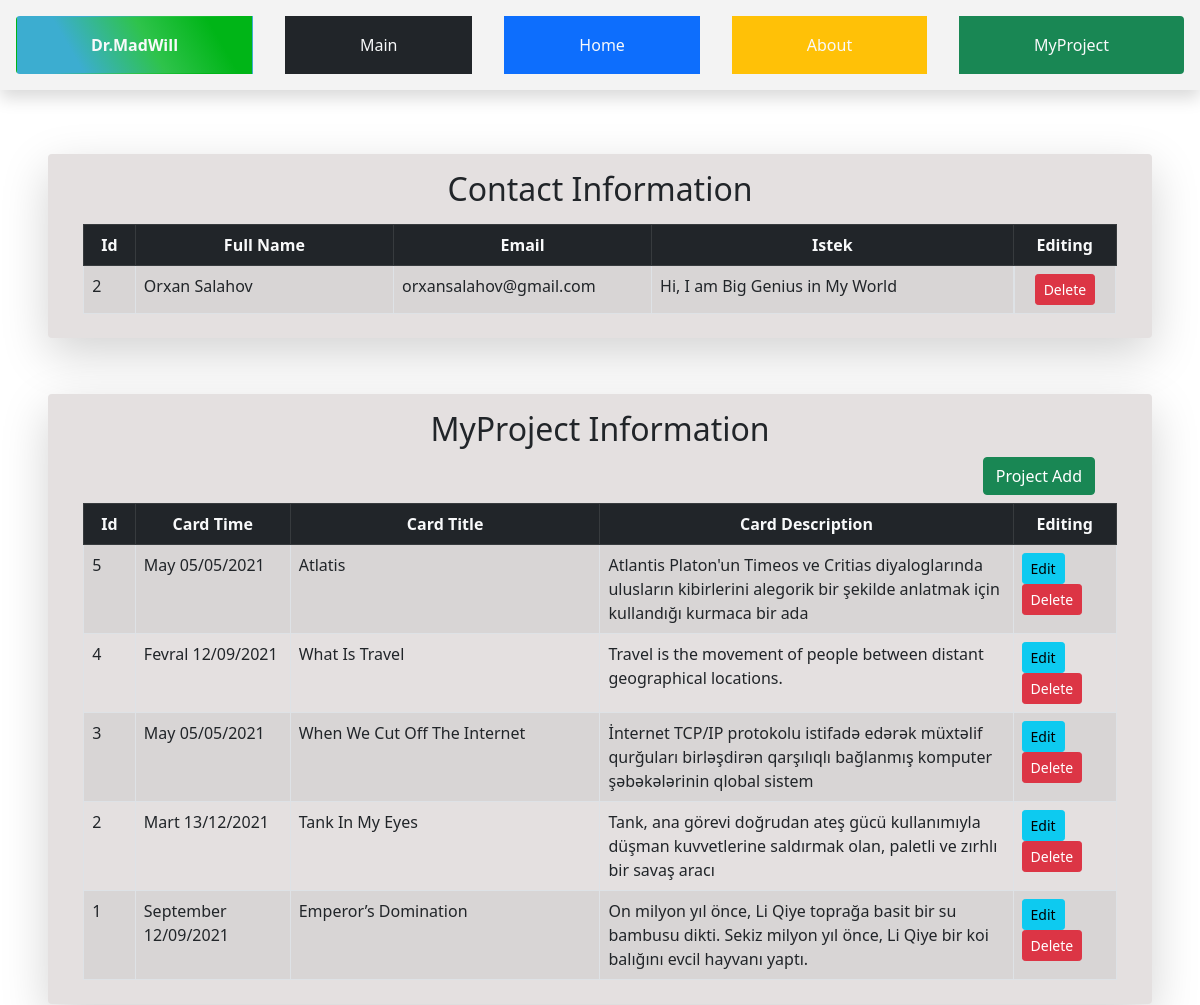
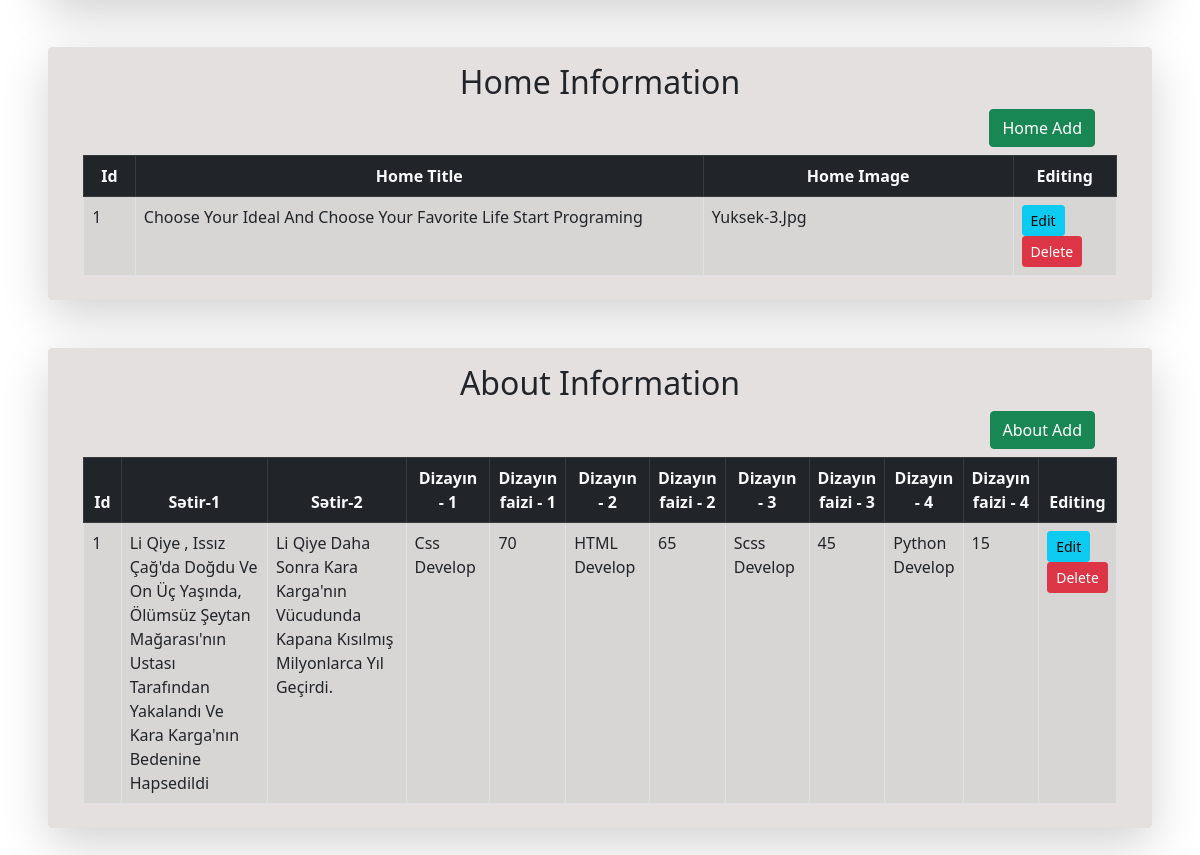
/admin/main, run on the app's committed database (2 pictures, top to bottom).
### postd/models.py (models this page shows, shortened)
class Contactin(db.Model):
    id = db.Column(db.Integer, primary_key=True)
    fulname = db.Column(db.String(25), nullable=False)
    email = db.Column(db.String(50), nullable=False)
    message = db.Column(db.String(200), nullable=False)

class Projectin(db.Model):
    id = db.Column(db.Integer, primary_key=True)
    protime = db.Column(db.String(25), nullable=False)
    protitle = db.Column(db.String(50), nullable=False)
    prosortcut = db.Column(db.String(80), nullable=False)
    proimg=db.Column(db.String(100))

class Homein(db.Model):
    id = db.Column(db.Integer, primary_key=True)
    info = db.Column(db.String(80), nullable=False)
    infoimg=db.Column(db.String(100))

class Aboutin(db.Model):
    id = db.Column(db.Integer, primary_key=True)
    aboutinfo1 = db.Column(db.String(160), nullable=False)
    aboutinfo2 = db.Column(db.String(160), nullable=False)
    disgen1 = db.Column(db.String(25),nullable=False)
    disgen1interest = db.Column(db.Integer,nullable=False)
    disgen2 = db.Column(db.String(25),nullable=False)
    disgen2interest = db.Column(db.Integer,nullable=False)
    disgen3 = db.Column(db.String(25),nullable=False)
    disgen3interest = db.Column(db.Integer,nullable=False)
    disgen4 = db.Column(db.String(25),nullable=False)
    disgen4interest = db.Column(db.Integer,nullable=False)
    disgen5 = db.Column(db.String(25),nullable=False)
    disgen5interest = db.Column(db.Integer,nullable=False)
    aboutinfoimg=db.Column(db.String(100))

### postd/routes.py (the view)
@app.route('/admin/main',methods=['GET','POST'])
def adminmain():
    contact=Contactin.query.all()
    contact=contact[::-1]
    home=Homein.query.all()
    home=home[::-1]
    project=Projectin.query.all()
    project=project[::-1]
    about=Aboutin.query.all()
    about=about[::-1]
    return render_template('admin/adminmain.html',contact=contact,home=home,about=about,project=project)

### postd/templates/admin/adminmain.html (shortened to what this page needs)
{% extends "admin/baseadmin.html" %}
{% block content %}
<div  class="d-flex mt-5  flex-column align-items-center">
    <div style="width:92%;background-color: #e4e0e0;"  class="d-flex mt-3 mb-2 p-2 rounded shadow-lg flex-column align-items-center" >
        <div class="d-flex mt-2 justify-content-center">
            <h2 >Contact Information </h2>
        </div>
        <table style="width: 95%;" class=" mt-2  table table-hover table-striped table-bordered">
            <thead class="table-dark text-light">
                <tr style="text-align: center;" >
                    <th style="width:5% ;">Id </th>
                    <th class="w-25">Full Name</th>
                    <th class="w-25">Email</th>
                    <th>Istek</th>
                    <th style="width: 10%;" >Editing</th>
                </tr>
            </thead>
            <tbody>
                {% for info in contact %}
                    <tr>
                        <td> {{info.id}} </td>
                        <td class="text-capitalize">{{info.fulname}}</td>
                        <td>{{info.email}}</td>
                        <td>{{info.message}}</td>
                        <td class="d-flex justify-content-center" >
                            <button type="button" class="btn btn-sm btn-danger" data-toggle="modal" data-target="#cexampleModalCenter{{info.id}}">
                                Delete
                              </button>
                        </td>
                    </tr>
                {% endfor %}
            </tbody>
        </table>
    </div>
    <div style="width:92%;background-color: #e4e0e0;"  class="d-flex mt-5 p-2 rounded shadow-lg flex-column align-items-center" >
        <div class="d-flex mt-2 justify-content-center">
            <h2 >MyProject Information </h2>
        </div>
        <div style="width: 91%;" class="d-flex justify-content-end">
            <a class="btn btn-success " href="{{url_for('adminpro')}}">Project Add</a>
        </div>
        <table style="width: 95%;" class=" mt-2  table table-hover table-striped table-bordered">
            <thead class="table-dark text-light">
                <tr style="text-align: center;" >
                    <th style="width:5% ;" >Id</th>
                    <th style="width:15% ;">Card Time</th>
                    <th style="width:30% ;" >Card Title</th>
                    <th>Card Description</th>
                    <th style="width: 10%;" >Editing</th>
                </tr>
            </thead>
            <tbody>
                {% for info in project %}
                    <tr>
                        <td> {{info.id}} </td>
                        <td class="text-capitalize" >{{info.protime}}</td>
                        <td class="text-capitalize" >{{info.protitle}}</td>
                        <td>{{info.prosortcut}}</td>
                        <td>
                            <a class="btn  btn-info btn-sm btn" href="">Edit</a>
                            <button type="button" class="btn btn-sm btn-danger" data-toggle="modal" data-target="#pexampleModalCenter{{info.id}}">
                                Delete
                              </button>
                        </td>
                    </tr>
                {% endfor %}
            </tbody>
        </table>
    </div>
    <div style="width:92%;background-color: #e4e0e0;"  class="d-flex mt-5 p-2 rounded shadow-lg flex-column align-items-center" >
        <div class="d-flex mt-2 justify-content-center">
            <h2 >Home Information </h2>
        </div>
        <div style="width: 91%;" class="d-flex justify-content-end">
            <a class="btn btn-success " href="{{url_for('adminhome')}}">Home Add</a>
        </div>
        <table style="width: 95%;" class=" mt-2  table table-hover table-striped table-bordered">
            <thead class="table-dark text-light">
                <tr style="text-align: center;" >
                    <th style="width:5% ;" >Id</th>
                    <th >Home Title</th>
                    <th style="width: 30%;">Home Image</th>
                    <th style="width: 10%;" >Editing</th>
                </tr>
            </thead>
            <tbody>
                {% for info in home %}
                    <tr>
                        <td> {{info.id}} </td>
                        <td class="text-capitalize" >{{info.info}}</td>
                        <td class="text-capitalize" >{{info.infoimg}}</td>
                        <td>
                            <a class="btn  btn-info btn-sm btn" href="">Edit</a>
                            <button type="button" class="btn btn-sm btn-danger" data-toggle="modal" data-target="#hexampleModalCenter{{info.id}}">
                                Delete
                              </button>
                        </td>
                    </tr>
                {% endfor %}
            </tbody>
        </table>
    </div>
    <div style="width:92%;background-color: #e4e0e0;"  class="d-flex mt-5 p-2 rounded shadow-lg flex-column align-items-center" >
        <div class="d-flex mt-2 justify-content-center">
            <h2 >About Information </h2>
        </div>
        <div style="width: 91%;" class="d-flex justify-content-end">
            <a class="btn btn-success " href="{{url_for('adminabout')}}">About Add</a>
        </div>
        <table style="width: 95%;" class=" mt-2  table table-hover table-striped table-bordered">
            <thead class="table-dark text-light">
                <tr style="text-align: center;" >
                    <th style="width:5% ;" >Id</th>
                    <th style="width:25% ;">Sətir-1</th>
                    <th style="width:25% ;">Sətir-2</th>
                    <th style="width:10% ;" >Dizayın - 1</th>
                    <th style="width:3% ;">Dizayın faizi - 1</th>
                    <th style="width:10% ;" >Dizayın - 2</th>
                    <th style="width:3% ;">Dizayın faizi - 2</th>
                    <th style="width:10% ;" >Dizayın - 3</th>
                    <th style="width:3% ;">Dizayın faizi - 3</th>
                    <th style="width:10% ;" >Dizayın - 4</th>
                    <th style="width:3% ;">Dizayın faizi - 4</th>
                    <th style="width: 10%;" >Editing</th>
                </tr>
            </thead>
            <tbody>
                {% for info in about %}
                    <tr>
                        <td> {{info.id}} </td>
                        <td class="text-capitalize" >{{info.aboutinfo1}}</td>
                        <td class="text-capitalize" >{{info.aboutinfo2}}</td>
                        <td class="text-capitalize" >{{info.disgen1}}</td>
                        <td class="text-capitalize" >{{info.disgen1interest}}</td>
                        <td class="text-capitalize" >{{info.disgen2}}</td>
                        <td class="text-capitalize" >{{info.disgen2interest}}</td>
                        <td class="text-capitalize" >{{info.disgen3}}</td>
                        <td class="text-capitalize" >{{info.disgen3interest}}</td>
                        <td class="text-capitalize" >{{info.disgen4}}</td>
                        <td class="text-capitalize" >{{info.disgen4interest}}</td>
                        <td>
                            <a class="btn  btn-info btn-sm btn" href="">Edit</a>
                            <button type="button" class="btn btn-sm btn-danger" data-toggle="modal" data-target="#aexampleModalCenter{{info.id}}">
                                Delete
                              </button>
                        </td>
                    </tr>
                {% endfor %}
            </tbody>
        </table>
    </div>
</div>
{% endblock %}

### postd/templates/admin/baseadmin.html (shortened to what this page needs)
<!DOCTYPE html>
<html lang="en">
<head>
  <link rel="stylesheet" href="https://stackpath.bootstrapcdn.com/bootstrap/5.0.0-alpha1/css/bootstrap.min.css">
</head>
<body class="m-0 p-0">
  {% include 'admin/include/navbar.html' %}
    {% block content %}
    {% endblock %}
  </body>
</html>

### postd/templates/admin/include/navbar.html
<div style="background-color: #f3f3f3;  " class="btn-group zindex-sticky shadow d-flex justify-content-center sticky-top  !spacing" role="group" aria-label="Basic example">
    <a style="background-image: linear-gradient(60deg, rgba(60,173,208,1) 25%, rgba(46,195,75,1) 56%, rgba(0,181,23,1) 83%); font-weight:800 ;" class="btn d-inline-block py-3 px-4  text-light m-3" href="{{url_for('main')}}">Dr.MadWill</a>
    <a class="btn d-inline-block py-3 px-4 bg-dark text-light m-3" href="{{url_for('adminmain')}}">Main</a>
    <a class="btn d-inline-block py-3 px-4 bg-primary text-light m-3" href="{{url_for('adminhome')}}">Home</a>
    <a class="btn d-inline-block py-3 px-4 bg-warning text-light m-3" href="{{url_for('adminabout')}}">About</a>
    <a class="btn d-inline-block py-3 px-4 bg-success text-light m-3" href="{{url_for('adminpro')}}">MyProject</a>
</div>

### data on the page
Contactin: id "2", fulname "Orxan Salahov", email "orxansalahov@gmail.com", message "Hi, I am Big Genius in My World"
Projectin: id "5", protime "May 05/05/2021", protitle "Atlatis", prosortcut "Atlantis Platon'un Timeos ve Critias diyaloglarında ulusların kibirlerini alegorik bir şekilde anlatmak için kullandığı kurmaca bir ada"
Projectin: id "4", protime "Fevral 12/09/2021", protitle "What Is Travel", prosortcut "Travel is the movement of people between distant geographical locations."
Projectin: id "3", protime "May 05/05/2021", protitle "When We Cut Off The Internet", prosortcut "İnternet TCP/IP protokolu istifadə edərək müxtəlif qurğuları birləşdirən qarşılıqlı bağlanmış komputer şəbəkələrinin qlobal sistem"
Projectin: id "2", protime "Mart 13/12/2021", protitle "Tank In My Eyes", prosortcut "Tank, ana görevi doğrudan ateş gücü kullanımıyla düşman kuvvetlerine saldırmak olan, paletli ve zırhlı bir savaş aracı"
Projectin: id "1", protime "September 12/09/2021", protitle "Emperor’s Domination", prosortcut "On milyon yıl önce, Li Qiye toprağa basit bir su bambusu dikti. Sekiz milyon yıl önce, Li Qiye bir koi balığını evcil hayvanı yaptı."
Homein: id "1", info "Choose Your Ideal And Choose Your Favorite Life Start Programing", infoimg "Yuksek-3.jpg"
Aboutin: id "1", aboutinfo1 "Li Qiye , Issız Çağ'da Doğdu Ve On Üç Yaşında, Ölümsüz Şeytan Mağarası'nın Ustası Tarafından Yakalandı Ve Kara Karga'nın Bedenine Hapsedildi", aboutinfo2 "Li Qiye Daha Sonra Kara Karga'nın Vücudunda Kapana Kısılmış Milyonlarca Yıl Geçirdi.", disgen1 "Css Develop", disgen1interest "70", disgen2 "HTML Develop", disgen2interest "65", disgen3 "Scss Develop", disgen3interest "45", disgen4 "Python Develop", disgen4interest "15"
